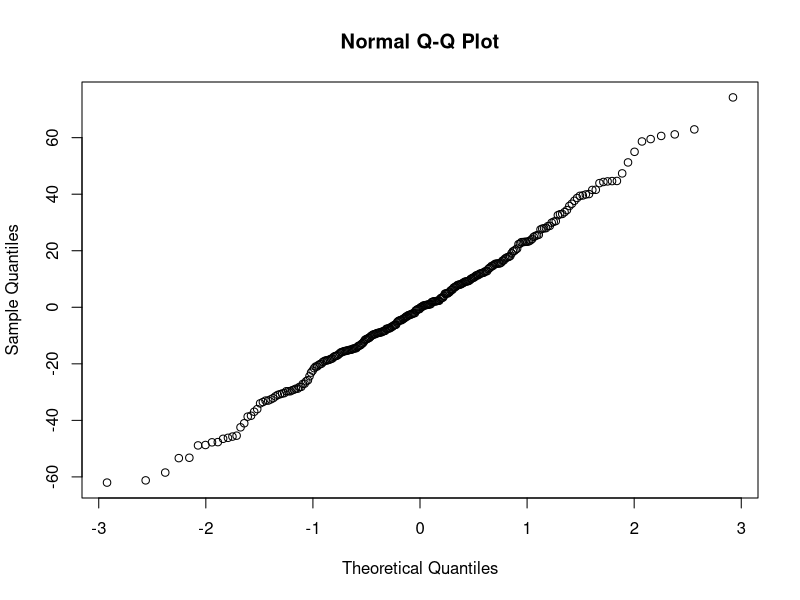
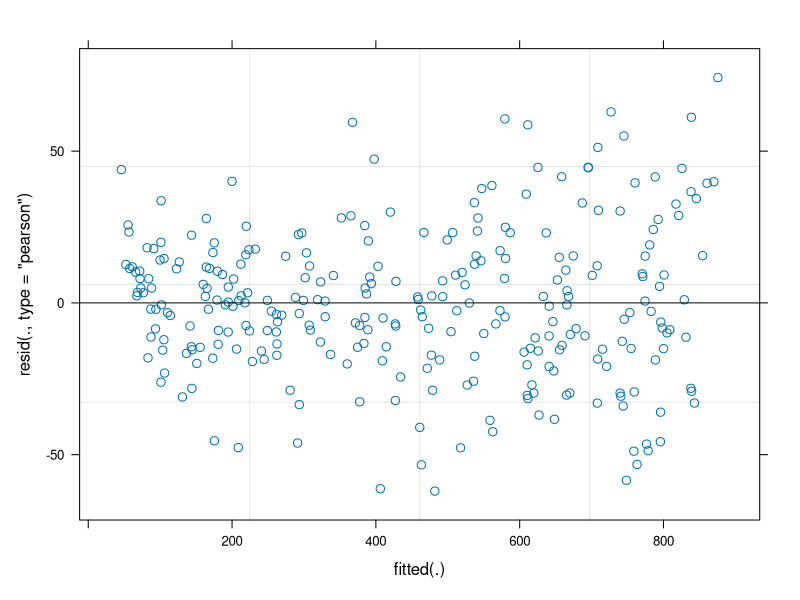

These charts were generated, in order, by the following R code:
## ---- chunk 1
knitr::opts_chunk$set(echo = TRUE)
## ---- chunk 2
library(lme4)
library(lmerTest)   #two new packages


library(emmeans)  
library(multcomp)
library(multcompView)
library(ggplot2) 
library(tidyr)
library(dplyr)
library(readr)
library(readxl)
library(stringr)
library(RColorBrewer)
library(viridis)
library(svglite)
library(cowplot)
## ---- chunk 3
rice_growth <- read_csv("rice_growth_data.csv")
head(rice_growth)
## ---- chunk 4
rice_growth <- rice_growth %>% 
  mutate(age.f = factor(age_weeks)) %>% 
  mutate(flat.f = factor(flat)) 
## ---- chunk 5
model_rice <- lmer(Height_mm ~ age.f * genotype + (1|flat) + (1|pot), data = rice_growth)
## ---- chunk 6
qqnorm(resid(model_rice))
## ---- chunk 7
plot(model_rice)
## ---- chunk 8
anova(model_rice)
## ---- chunk 9
estimate_rice <- emmeans(model_rice, pairwise ~ genotype | age.f)
estimate_rice$contrast
## ---- chunk 10
cld(estimate_rice$emmeans, Letters = letters)
## ---- chunk 11
mint_data <- read_csv("Mint.csv")
head(mint_data)
tail(mint_data)
## ---- chunk 12
mint_data <- mint_data %>% 
  mutate(Pot.ID = paste(Pot, Trtmt))

head(mint_data)
